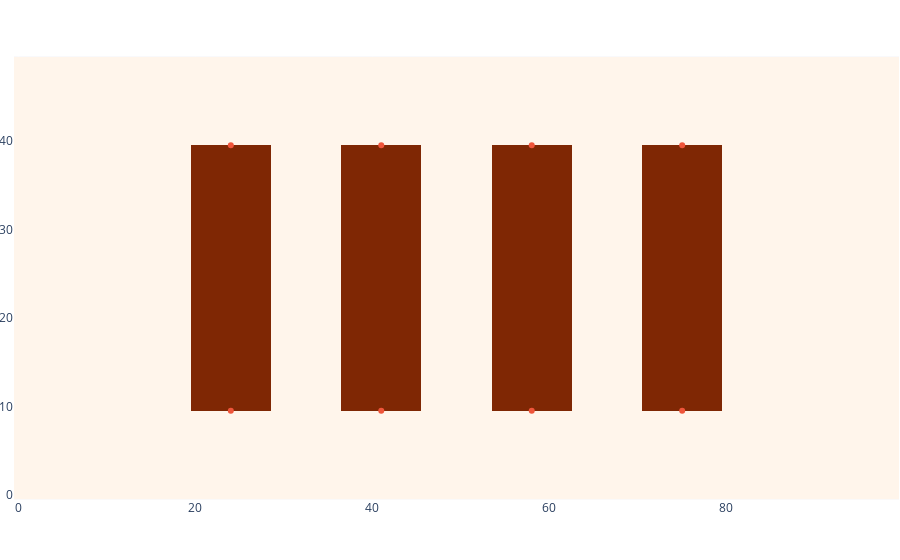

The notebook cell this image was saved under:
### Code cell
show_map(base_map, beacons)

### Figure 1 — Plotly figure (JSON) as saved in the notebook; plotly's stock layout.template omitted (floating-point values rounded to 4 significant figures; data arrays with more than 128 entries replaced by an {"elided": "..."} marker saying what was removed)
{"data": [{"coloraxis": "coloraxis", "hovertemplate": "x: %{x}<br>y: %{y}<br>color: %{z}<extra></extra>", "name": "0", "type": "heatmap", "xaxis": "x", "yaxis": "y", "z": {"elided": "50x100 int values"}}, {"mode": "markers", "type": "scatter", "x": [24, 41, 58, 75, 24, 41, 58, 75], "y": [9.5, 9.5, 9.5, 9.5, 39.5, 39.5, 39.5, 39.5]}], "layout": {"coloraxis": {"cmax": 1, "cmin": 0, "colorscale": [[0, "rgb(255,245,235)"], [0.125, "rgb(254,230,206)"], [0.25, "rgb(253,208,162)"], [0.375, "rgb(253,174,107)"], [0.5, "rgb(253,141,60)"], [0.625, "rgb(241,105,19)"], [0.75, "rgb(217,72,1)"], [0.875, "rgb(166,54,3)"], [1, "rgb(127,39,4)"]], "showscale": false}, "margin": {"b": 0, "l": 0, "r": 0, "t": 0}, "xaxis": {"anchor": "y", "autorange": false, "constrain": "domain", "domain": [0, 1], "range": [-0.5, 99.5], "scaleanchor": "y"}, "yaxis": {"anchor": "x", "autorange": false, "constrain": "domain", "domain": [0, 1], "range": [-0.5, 49.5], "scaleratio": 1}}}
